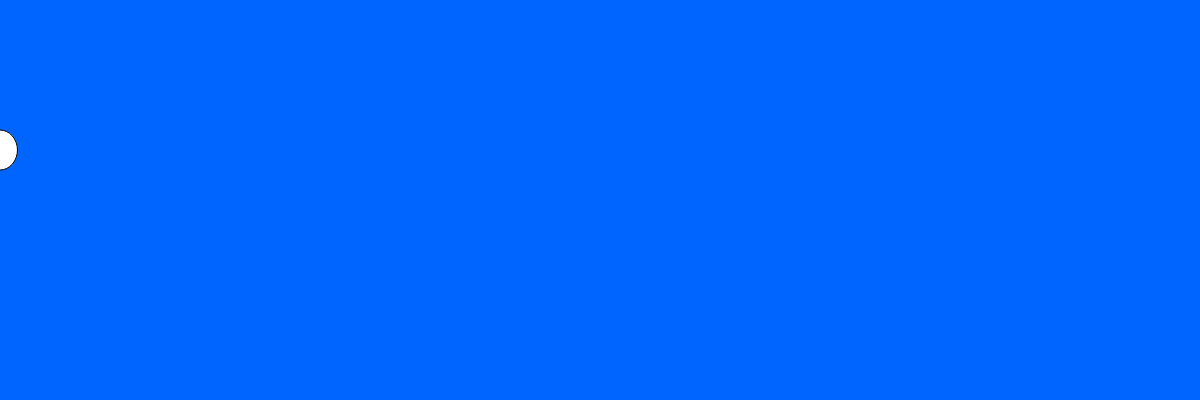
Frame 1 (no input)
Frame 60 (no input): identical to frame 1, image omitted
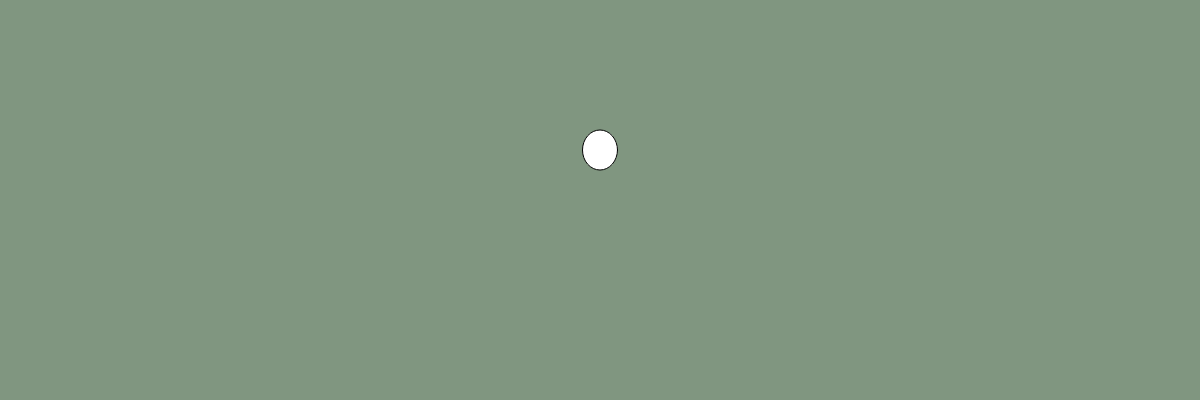
Frame 120 (the mouse pressed at the canvas centre since frame 60)

The p5.js sketch that drew these frames (run headless with seeded random() and noise() and a simulated clock; from frame 60 on, the mouse is pressed at the canvas centre):

// p5.js sketch
// ── sketch.js

var r = 0;
var g = 50;
var b=255;

// INITIALIZE ALL YOUR VARIABLES
// Ideally you would create 3 variables. red blue green or r, g, b


function setup(){

  createCanvas(1200,400);
}


function draw(){

  // change the value of Red based on the mouse movement about the X axis
  // change the value of Green based on the mouse movement about the X axis
  // change the value of Blue based on the mouse movement about the X axis
 r = map(mouseX,0,1200,0,255);
 g = map(mouseX,0,1200,100,200);
 b = map(mouseX,0,1200,255,0);

  // Use the map() function to do so. 

  // Pass the values to the background() function you have learnt previously.
 background(r,g,b);
 fill("white");
 ellipse(mouseX,150,35,40);
  // Create an ellipse that will move around with you mouse about the X axis.
  // Remember to fill the canvas with white paint before creating the ellipse.
}
